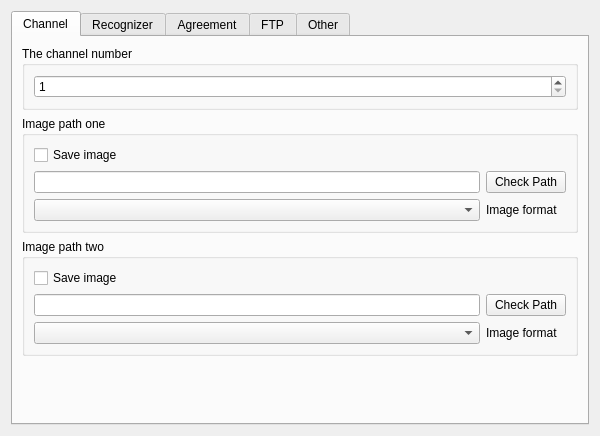
<?xml version="1.0" encoding="UTF-8"?>
<ui version="4.0">
 <class>SystemSetting</class>
 <widget class="QWidget" name="SystemSetting">
  <property name="geometry">
   <rect>
    <x>0</x>
    <y>0</y>
    <width>600</width>
    <height>436</height>
   </rect>
  </property>
  <property name="windowTitle">
   <string>Form</string>
  </property>
  <layout class="QGridLayout" name="gridLayout_4">
   <item row="0" column="0">
    <widget class="QTabWidget" name="tabWidget">
     <property name="currentIndex">
      <number>0</number>
     </property>
     <widget class="QWidget" name="tab_System_Setting_Channel">
      <attribute name="title">
       <string>Channel</string>
      </attribute>
      <layout class="QGridLayout" name="gridLayout_5">
       <item row="0" column="0">
        <widget class="QGroupBox" name="groupBox">
         <property name="title">
          <string>The channel number</string>
         </property>
         <layout class="QGridLayout" name="gridLayout_6">
          <item row="0" column="0">
           <widget class="QSpinBox" name="spinBox">
            <property name="frame">
             <bool>true</bool>
            </property>
            <property name="readOnly">
             <bool>false</bool>
            </property>
            <property name="showGroupSeparator" stdset="0">
             <bool>false</bool>
            </property>
            <property name="prefix">
             <string/>
            </property>
            <property name="minimum">
             <number>1</number>
            </property>
           </widget>
          </item>
         </layout>
        </widget>
       </item>
       <item row="1" column="0">
        <widget class="QGroupBox" name="groupBox_2">
         <property name="title">
          <string>Image path one</string>
         </property>
         <layout class="QGridLayout" name="gridLayout_2">
          <item row="0" column="0">
           <widget class="QCheckBox" name="checkBox">
            <property name="text">
             <string>Save image </string>
            </property>
           </widget>
          </item>
          <item row="1" column="0">
           <widget class="QLineEdit" name="lineEdit_2"/>
          </item>
          <item row="1" column="1">
           <widget class="QPushButton" name="pushButton">
            <property name="text">
             <string>Check Path</string>
            </property>
           </widget>
          </item>
          <item row="2" column="0">
           <widget class="QComboBox" name="comboBox">
            <property name="editable">
             <bool>false</bool>
            </property>
            <property name="currentText">
             <string/>
            </property>
           </widget>
          </item>
          <item row="2" column="1">
           <widget class="QLabel" name="label_2">
            <property name="text">
             <string>Image format</string>
            </property>
           </widget>
          </item>
         </layout>
        </widget>
       </item>
       <item row="2" column="0">
        <widget class="QGroupBox" name="groupBox_3">
         <property name="title">
          <string>Image path two</string>
         </property>
         <layout class="QGridLayout" name="gridLayout_3">
          <item row="0" column="0">
           <widget class="QCheckBox" name="checkBox_2">
            <property name="text">
             <string>Save image </string>
            </property>
           </widget>
          </item>
          <item row="1" column="0">
           <widget class="QLineEdit" name="lineEdit_3"/>
          </item>
          <item row="1" column="1">
           <widget class="QPushButton" name="pushButton_2">
            <property name="text">
             <string>Check Path</string>
            </property>
           </widget>
          </item>
          <item row="2" column="0">
           <widget class="QComboBox" name="comboBox_2">
            <property name="editable">
             <bool>false</bool>
            </property>
            <property name="currentText">
             <string/>
            </property>
           </widget>
          </item>
          <item row="2" column="1">
           <widget class="QLabel" name="label_3">
            <property name="text">
             <string>Image format</string>
            </property>
           </widget>
          </item>
         </layout>
        </widget>
       </item>
       <item row="3" column="0">
        <spacer name="verticalSpacer_2">
         <property name="orientation">
          <enum>Qt::Vertical</enum>
         </property>
         <property name="sizeHint" stdset="0">
          <size>
           <width>20</width>
           <height>40</height>
          </size>
         </property>
        </spacer>
       </item>
      </layout>
     </widget>
     <widget class="QWidget" name="tab_System_Setting_Recognizer">
      <attribute name="title">
       <string>Recognizer</string>
      </attribute>
      <layout class="QGridLayout" name="gridLayout_8">
       <item row="0" column="0">
        <widget class="QGroupBox" name="groupBox_4">
         <property name="sizePolicy">
          <sizepolicy hsizetype="Expanding" vsizetype="Preferred">
           <horstretch>0</horstretch>
           <verstretch>0</verstretch>
          </sizepolicy>
         </property>
         <property name="title">
          <string>Check pattern</string>
         </property>
         <layout class="QGridLayout" name="gridLayout_9">
          <item row="0" column="0">
           <widget class="QRadioButton" name="radioButton">
            <property name="text">
             <string>Color display</string>
            </property>
            <property name="checked">
             <bool>true</bool>
            </property>
           </widget>
          </item>
          <item row="0" column="1">
           <widget class="QRadioButton" name="radioButton_2">
            <property name="text">
             <string>Automatic correction</string>
            </property>
           </widget>
          </item>
         </layout>
        </widget>
       </item>
       <item row="1" column="0">
        <widget class="QGroupBox" name="groupBox_5">
         <property name="sizePolicy">
          <sizepolicy hsizetype="Expanding" vsizetype="Expanding">
           <horstretch>0</horstretch>
           <verstretch>0</verstretch>
          </sizepolicy>
         </property>
         <property name="title">
          <string>Interface mode</string>
         </property>
         <property name="alignment">
          <set>Qt::AlignLeading|Qt::AlignLeft|Qt::AlignVCenter</set>
         </property>
         <property name="flat">
          <bool>false</bool>
         </property>
         <layout class="QGridLayout" name="gridLayout_7">
          <item row="0" column="0">
           <widget class="QRadioButton" name="radioButton_3">
            <property name="text">
             <string>Server</string>
            </property>
            <property name="checked">
             <bool>true</bool>
            </property>
           </widget>
          </item>
          <item row="1" column="0">
           <widget class="QLineEdit" name="lineEdit_10">
            <property name="text">
             <string>127.0.0.1</string>
            </property>
           </widget>
          </item>
          <item row="1" column="1">
           <widget class="QLabel" name="label_21">
            <property name="text">
             <string>Address</string>
            </property>
           </widget>
          </item>
          <item row="1" column="2">
           <widget class="QLineEdit" name="lineEdit_11">
            <property name="text">
             <string>55555</string>
            </property>
           </widget>
          </item>
          <item row="1" column="3" colspan="2">
           <widget class="QLabel" name="label_22">
            <property name="text">
             <string>Port</string>
            </property>
           </widget>
          </item>
          <item row="2" column="0">
           <widget class="QRadioButton" name="radioButton_4">
            <property name="text">
             <string>Client</string>
            </property>
           </widget>
          </item>
          <item row="3" column="0">
           <widget class="QLineEdit" name="lineEdit_13">
            <property name="enabled">
             <bool>false</bool>
            </property>
           </widget>
          </item>
          <item row="3" column="1">
           <widget class="QLabel" name="label_24">
            <property name="text">
             <string>Address</string>
            </property>
           </widget>
          </item>
          <item row="3" column="2" colspan="2">
           <widget class="QLineEdit" name="lineEdit_12">
            <property name="enabled">
             <bool>false</bool>
            </property>
           </widget>
          </item>
          <item row="3" column="4">
           <widget class="QLabel" name="label_23">
            <property name="text">
             <string>Port</string>
            </property>
           </widget>
          </item>
         </layout>
        </widget>
       </item>
       <item row="2" column="0">
        <spacer name="verticalSpacer">
         <property name="orientation">
          <enum>Qt::Vertical</enum>
         </property>
         <property name="sizeHint" stdset="0">
          <size>
           <width>20</width>
           <height>102</height>
          </size>
         </property>
        </spacer>
       </item>
      </layout>
     </widget>
     <widget class="QWidget" name="tab_System_Setting_Agreement">
      <attribute name="title">
       <string>Agreement</string>
      </attribute>
      <layout class="QGridLayout" name="gridLayout">
       <item row="0" column="0">
        <widget class="QGroupBox" name="groupBox_8">
         <property name="title">
          <string>Protocol version</string>
         </property>
         <layout class="QGridLayout" name="gridLayout_16">
          <item row="0" column="0">
           <widget class="QComboBox" name="comboBox_4"/>
          </item>
         </layout>
        </widget>
       </item>
       <item row="1" column="0">
        <widget class="QGroupBox" name="groupBox_9">
         <property name="title">
          <string>Camera version</string>
         </property>
         <layout class="QGridLayout" name="gridLayout_14">
          <item row="0" column="0">
           <widget class="QComboBox" name="comboBox_5"/>
          </item>
         </layout>
        </widget>
       </item>
       <item row="2" column="0">
        <spacer name="verticalSpacer_5">
         <property name="orientation">
          <enum>Qt::Vertical</enum>
         </property>
         <property name="sizeHint" stdset="0">
          <size>
           <width>20</width>
           <height>146</height>
          </size>
         </property>
        </spacer>
       </item>
      </layout>
     </widget>
     <widget class="QWidget" name="tab_System_Setting_FTP">
      <attribute name="title">
       <string>FTP</string>
      </attribute>
      <layout class="QGridLayout" name="gridLayout_10">
       <item row="0" column="0">
        <layout class="QVBoxLayout" name="verticalLayout">
         <item>
          <widget class="QLineEdit" name="lineEdit_15"/>
         </item>
         <item>
          <widget class="QLineEdit" name="lineEdit_16"/>
         </item>
         <item>
          <widget class="QLineEdit" name="lineEdit_17"/>
         </item>
         <item>
          <widget class="QLineEdit" name="lineEdit_18"/>
         </item>
         <item>
          <widget class="QLineEdit" name="lineEdit_19"/>
         </item>
         <item>
          <widget class="QLineEdit" name="lineEdit_20"/>
         </item>
        </layout>
       </item>
       <item row="0" column="1">
        <layout class="QVBoxLayout" name="verticalLayout_2">
         <item>
          <widget class="QLabel" name="label_20">
           <property name="text">
            <string>Address</string>
           </property>
          </widget>
         </item>
         <item>
          <widget class="QLabel" name="label_25">
           <property name="text">
            <string>Port</string>
           </property>
          </widget>
         </item>
         <item>
          <widget class="QLabel" name="label_26">
           <property name="text">
            <string>Account</string>
           </property>
          </widget>
         </item>
         <item>
          <widget class="QLabel" name="label_27">
           <property name="text">
            <string>Paaword</string>
           </property>
          </widget>
         </item>
         <item>
          <widget class="QLabel" name="label_28">
           <property name="text">
            <string>Local image path</string>
           </property>
          </widget>
         </item>
         <item>
          <widget class="QLabel" name="label_29">
           <property name="text">
            <string>Remote image path</string>
           </property>
          </widget>
         </item>
        </layout>
       </item>
       <item row="1" column="0">
        <spacer name="verticalSpacer_3">
         <property name="orientation">
          <enum>Qt::Vertical</enum>
         </property>
         <property name="sizeHint" stdset="0">
          <size>
           <width>20</width>
           <height>116</height>
          </size>
         </property>
        </spacer>
       </item>
      </layout>
     </widget>
     <widget class="QWidget" name="tab_System_Setting_Other">
      <attribute name="title">
       <string>Other</string>
      </attribute>
      <layout class="QGridLayout" name="gridLayout_11">
       <item row="0" column="0">
        <widget class="QGroupBox" name="groupBox_6">
         <property name="title">
          <string>The other options</string>
         </property>
         <layout class="QGridLayout" name="gridLayout_13">
          <item row="0" column="0">
           <widget class="QCheckBox" name="checkBox_3">
            <property name="text">
             <string>Startup minimization</string>
            </property>
           </widget>
          </item>
          <item row="1" column="0">
           <widget class="QCheckBox" name="checkBox_4">
            <property name="text">
             <string>Save the log</string>
            </property>
           </widget>
          </item>
         </layout>
        </widget>
       </item>
       <item row="1" column="0">
        <widget class="QGroupBox" name="groupBox_7">
         <property name="title">
          <string>Select the language</string>
         </property>
         <layout class="QGridLayout" name="gridLayout_12">
          <item row="0" column="0">
           <widget class="QComboBox" name="comboBox_3"/>
          </item>
         </layout>
        </widget>
       </item>
       <item row="2" column="0">
        <spacer name="verticalSpacer_4">
         <property name="orientation">
          <enum>Qt::Vertical</enum>
         </property>
         <property name="sizeHint" stdset="0">
          <size>
           <width>20</width>
           <height>168</height>
          </size>
         </property>
        </spacer>
       </item>
      </layout>
     </widget>
    </widget>
   </item>
  </layout>
 </widget>
 <resources/>
 <connections/>
</ui>
